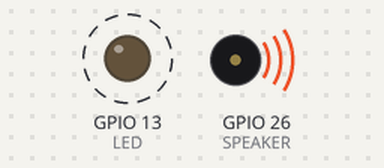
Recording of a sketch running on a simulated ESP32. Shown: output pins drawn as LEDs (lit = HIGH), buzzer (waves = sounding). Dashed ring = blinking.

Above: at 0.2 s.
Timing chart, 0 to 3.0 s (numbered marks = the images above):
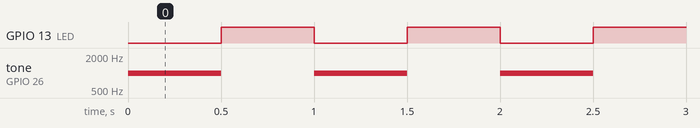

Measured:
- by itself, GPIO 13 (LED): alternates HIGH for 0.50 s and LOW for 0.50 s
- by itself, tone on GPIO 26 (SPEAKER): alternates 1000 Hz for 0.50 s and silent for 0.50 s

The sketch:

TestSpeaker.ino
```cpp
// (licence header left out)
#define LED                13                   // pin for onboard LED
#define SPEAKER            26                   // pin attached to speaker
#define PITCH              1000                   // tone pitch, in Hz
#define DURATION            500                   // tone duration, in mS


void beep()
{
  digitalWrite(LED,LOW);                          // LED indicates tone is on.
  tone(SPEAKER,PITCH);                            // Start the tone
  delay(DURATION);                                // keep it on for a while...
  noTone(SPEAKER);                                // then turn it off
  digitalWrite(LED,HIGH);                         // and LED, too.
  delay(DURATION);                                // Keep it off for a while
}

void setup() {
  pinMode(LED,OUTPUT);                            // set up onboard LED
}

void loop() {
    beep();                                       // beep forever.
}
```
